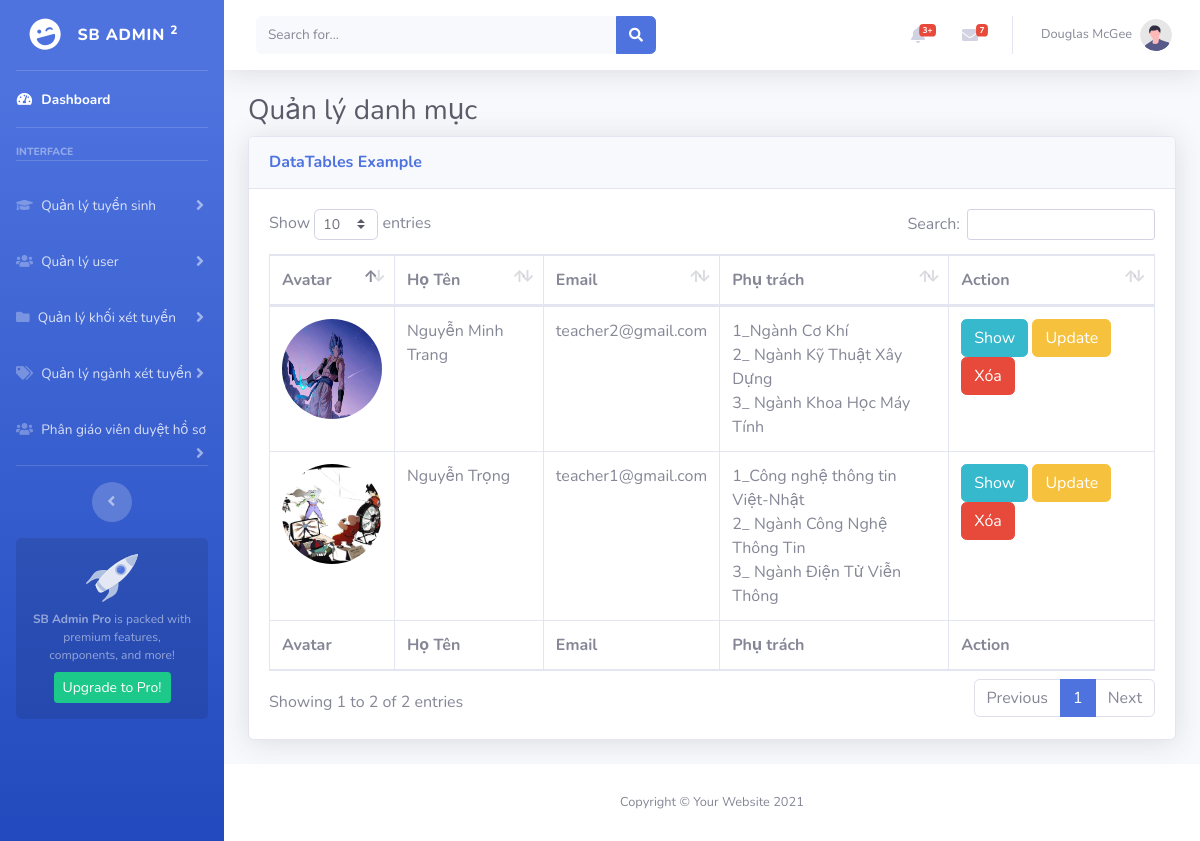
The app's page /admin/index.php?act=assign-teachers (signed in) with its own data.
### tables this page shows
CREATE TABLE `teacher_assignment` (
  `id` int(11) NOT NULL,
  `teacher_id` int(11) NOT NULL,
  `major_id` int(11) NOT NULL,
  `assigned_at` timestamp NOT NULL DEFAULT current_timestamp()
);

CREATE TABLE `users` (
  `id` int(11) NOT NULL,
  `full_name` varchar(250) NOT NULL,
  `email` varchar(100) NOT NULL,
  `password` varchar(255) NOT NULL,
  `hashpassword` varchar(250) NOT NULL,
  `role` enum('student','teacher','admin') NOT NULL,
  `img_user` varchar(500) NOT NULL,
  `created_at` timestamp NOT NULL DEFAULT current_timestamp()
);

### admin/controller/Assigment-teacherController.php (called while the page is built, shortened)
<?php
function getTeacherToMajorList($conn)
{
    $list = getTeacherDetailsList($conn);
    require_once PATH_VIEW_ADMIN . 'assign-teacher-manager-list.php';
}

### admin/model/Assign-teacher.php (called while the page is built, shortened)
<?php
function getTeacherDetailsList($conn)
{
    $sql = "
        SELECT
            ta.id,
            u.id AS teacher_id,
            u.img_user,
            u.full_name,
            u.email,
            GROUP_CONCAT(m.ten_nganh SEPARATOR '+ ') AS majors_responsible
        FROM users u
        INNER JOIN teacher_assignment ta ON u.id = ta.teacher_id
        INNER JOIN majors m ON ta.major_id = m.id
        WHERE u.role = 'teacher'
        GROUP BY u.id, u.img_user, u.full_name, u.email
    ";
    $stmt = mysqli_prepare($conn, $sql);
    mysqli_stmt_execute($stmt);
    $result = mysqli_stmt_get_result($stmt);
    $teachers = [];
    if ($result && mysqli_num_rows($result) > 0) {
        while ($teacher = mysqli_fetch_assoc($result)) {
            $teachers[] = $teacher;
        }
    }
    return $teachers;
}

### admin/view/assign-teacher-manager-list.php (the view, shortened to what this page needs)
<!DOCTYPE html>
<html lang="en">
<head>
  <link
    href="view/vendor/fontawesome-free/css/all.min.css"
    rel="stylesheet"
    type="text/css" />
  <link href="view/css/sb-admin-2.min.css" rel="stylesheet" />
  <link
    href="view/vendor/datatables/dataTables.bootstrap4.min.css"
    rel="stylesheet" />
</head>
<body id="page-top">
  <div id="wrapper">
    <?php require_once PATH_VIEW_ADMIN . "sidebar.php" ?>
    <div id="content-wrapper" class="d-flex flex-column">
      <div id="content">
        <?php require_once PATH_VIEW_ADMIN . "header.php" ?>
        <div class="container-fluid">
          <h1 class="h3 mb-2 text-gray-800">Quản lý danh mục</h1>
          <div class="card shadow mb-4">
            <div class="card-header py-3">
              <h6 class="m-0 font-weight-bold text-primary">
                DataTables Example
              </h6>
            </div>
            <div class="card-body">
              <div class="table-responsive">
                <table class="table table-bordered" id="dataTable" width="100%" cellspacing="0">
                  <thead>
                    <tr>
                      <th>Avatar</th>
                      <th>Họ Tên</th>
                      <th>Email</th>
                      <th>Phụ trách</th>
                      <th>Action</th>
                    </tr>
                  </thead>
                  <tfoot>
                    <tr>
                      <th>Avatar</th>
                      <th>Họ Tên</th>
                      <th>Email</th>
                      <th>Phụ trách</th>
                      <th>Action</th>
                    </tr>
                  </tfoot>
                  <tbody>
                    <?php
                    foreach ($list as $item): ?>
                      <tr>
                        <td>
                          <?php if (!empty($item["img_user"])): ?>
                            <img src="<?= "../" . htmlspecialchars($item["img_user"]) ?>" alt="img_user" class="rounded-circle" style="width: 100px; height: 100px;">
                          <?php else: ?>
                            <span>No Avatar</span>
                          <?php endif; ?>
                        </td>
                        <td><?= htmlspecialchars($item["full_name"]) ?></td>
                        <td><?= htmlspecialchars($item["email"]) ?></td>
                        <td>
                          <?php
                          if (!empty($item["majors_responsible"])) {
                            $majors_responsible = explode('+', htmlspecialchars($item["majors_responsible"]));
                            $i = 1;
                            foreach ($majors_responsible as $block) {
                              echo $i . "_" . htmlspecialchars($block) . "<br>";
                              $i++;
                            }
                          } else {
                            echo "Không có khối xét tuyển";
                          }
                          ?>
                        </td>
                        <td>
                          <a href="index.php?act=assign-teacher-detail&id=<?= htmlspecialchars($item["teacher_id"]) ?>" class="btn btn-info">Show</a>
                          <a href="index.php?act=assign-teacher-update&id=<?= htmlspecialchars($item["teacher_id"]) ?>" class="btn btn-warning">Update</a>
                          <a href="index.php?act=assign-teacher-delete&id=<?= htmlspecialchars($item["teacher_id"]) ?>" class="btn btn-danger" onclick="return confirm('Bạn có chắc muốn xóa? Và người này sẽ về quyền Member')">Xóa</a>
                        </td>
                      </tr>
                    <?php endforeach; ?>
                  </tbody>
                </table>
              </div>
            </div>
          </div>
        </div>
      </div>
      <?php require_once PATH_VIEW_ADMIN . "footer.php" ?>
    </div>
  </div>
</body>
</html>

### admin/index.php (shortened to what this page needs)
<?php
require_once '../Commons/connectDB.php';
$act = isset($_GET["act"]) ? $_GET["act"] : '';
switch ($act) {
    case 'assign-teachers':
        getTeacherToMajorList($conn);
        break;
}

### admin/view/sidebar.php (shortened to what this page needs)
<ul class="navbar-nav bg-gradient-primary sidebar sidebar-dark accordion" id="accordionSidebar">
    <a class="sidebar-brand d-flex align-items-center justify-content-center" href="index.php">
        <div class="sidebar-brand-icon rotate-n-15">
            <i class="fas fa-laugh-wink"></i>
        </div>
        <div class="sidebar-brand-text mx-3">SB Admin <sup>2</sup></div>
    </a>
    <hr class="sidebar-divider my-0">
    <li class="nav-item active">
        <a class="nav-link" href="index.php">
            <i class="fas fa-fw fa-tachometer-alt"></i>
            <span>Dashboard</span></a>
    </li>
    <hr class="sidebar-divider">
    <div class="sidebar-heading">
        Interface
    </div>
    <hr class="sidebar-divider">
    <li class="nav-item">
        <a class="nav-link collapsed" href="#" data-toggle="collapse" data-target="#collapseAdmission" aria-expanded="true" aria-controls="collapseAdmission">
            <i class="fas fa-fw fa-graduation-cap"></i>
            <span>Quản lý tuyển sinh</span>
        </a>
    </li>
    <li class="nav-item">
        <a class="nav-link collapsed" href="#" data-toggle="collapse" data-target="#collapseUser" aria-expanded="true" aria-controls="collapseUser">
            <i class="fas fa-fw fa-users"></i>
            <span>Quản lý user</span>
        </a>
    </li>
    <li class="nav-item">
        <a class="nav-link collapsed" href="#" data-toggle="collapse" data-target="#collapseCategory" aria-expanded="true" aria-controls="collapseCategory">
            <i class="fas fa-folder"></i>
            <span>Quản lý khối xét tuyển</span>
        </a>
    </li>
    <li class="nav-item">
        <a class="nav-link collapsed" href="#" data-toggle="collapse" data-target="#collapseTag" aria-expanded="true" aria-controls="collapseTag">
            <i class="fas fa-tags"></i>
            <span>Quản lý ngành xét tuyển</span>
        </a>
    </li>
    <li class="nav-item">
        <a class="nav-link collapsed" href="#" data-toggle="collapse" data-target="#collapseAuthor" aria-expanded="true" aria-controls="collapseAuthor">
            <i class="fas fa-users"></i>
            <span>Phân giáo viên duyệt hồ sơ</span>
        </a>
    </li>
    <hr class="sidebar-divider d-none d-md-block">
    <div class="text-center d-none d-md-inline">
        <button class="rounded-circle border-0" id="sidebarToggle"></button>
    </div>
    <div class="sidebar-card d-none d-lg-flex">
        <img class="sidebar-card-illustration mb-2" src="view/img/undraw_rocket.svg" alt="...">
        <p class="text-center mb-2"><strong>SB Admin Pro</strong> is packed with premium features, components,
            and more!</p>
        <a class="btn btn-success btn-sm" href="https://startbootstrap.com/theme/sb-admin-pro">Upgrade to
            Pro!</a>
    </div>
</ul>

### admin/view/header.php (shortened to what this page needs)
<nav class="navbar navbar-expand navbar-light bg-white topbar mb-4 static-top shadow">
<form
    class="d-none d-sm-inline-block form-inline mr-auto ml-md-3 my-2 my-md-0 mw-100 navbar-search">
    <div class="input-group">
        <input type="text" class="form-control bg-light border-0 small" placeholder="Search for..."
            aria-label="Search" aria-describedby="basic-addon2">
        <div class="input-group-append">
            <button class="btn btn-primary" type="button">
                <i class="fas fa-search fa-sm"></i>
            </button>
        </div>
    </div>
</form>
<ul class="navbar-nav ml-auto">
    <li class="nav-item dropdown no-arrow mx-1">
        <a class="nav-link dropdown-toggle" href="#" id="alertsDropdown" role="button"
            data-toggle="dropdown" aria-haspopup="true" aria-expanded="false">
            <i class="fas fa-bell fa-fw"></i>
            <span class="badge badge-danger badge-counter">3+</span>
        </a>
    </li>
    <li class="nav-item dropdown no-arrow mx-1">
        <a class="nav-link dropdown-toggle" href="#" id="messagesDropdown" role="button"
            data-toggle="dropdown" aria-haspopup="true" aria-expanded="false">
            <i class="fas fa-envelope fa-fw"></i>
            <span class="badge badge-danger badge-counter">7</span>
        </a>
    </li>
    <li class="nav-item dropdown no-arrow">
        <a class="nav-link dropdown-toggle" href="#" id="userDropdown" role="button"
            data-toggle="dropdown" aria-haspopup="true" aria-expanded="false">
            <span class="mr-2 d-none d-lg-inline text-gray-600 small">Douglas McGee</span>
            <img class="img-profile rounded-circle" src="view/img/undraw_profile.svg">
        </a>
    </li>
</ul>
</nav>

### admin/view/footer.php
<footer class="sticky-footer bg-white">
                <div class="container my-auto">
                    <div class="copyright text-center my-auto">
                        <span>Copyright &copy; Your Website 2021</span>
                    </div>
                </div>
            </footer>

### records on screen
teacher_assignment: teacher.img_user (picture), teacher.full_name "Nguyễn Minh Trang", teacher.email "teacher2@gmail.com", block "Ngành Cơ Khí", block "Ngành Kỹ Thuật Xây Dựng", block "Ngành Khoa Học Máy Tính"
teacher_assignment: teacher.img_user (picture), teacher.full_name "Nguyễn Trọng", teacher.email "teacher1@gmail.com", block "Công nghệ thông tin Việt-Nhật", block "Ngành Công Nghệ Thông Tin", block "Ngành Điện Tử Viễn Thông"
